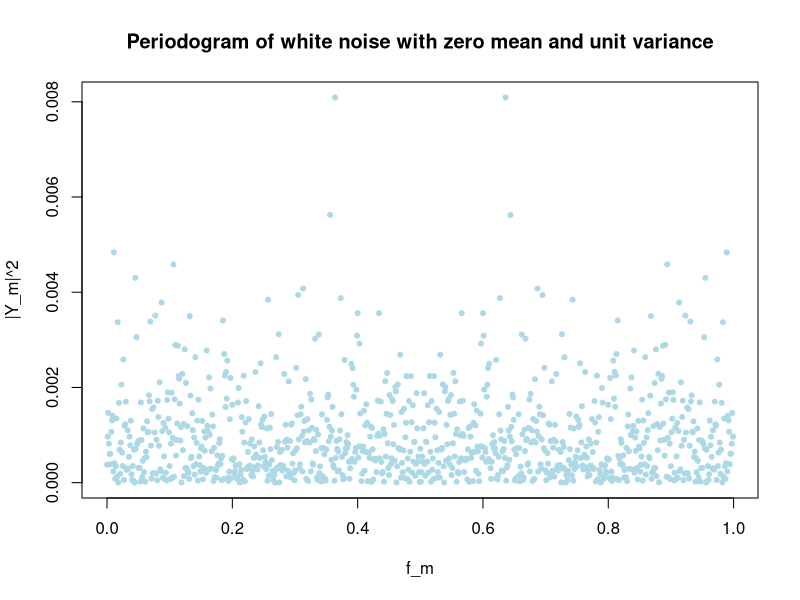
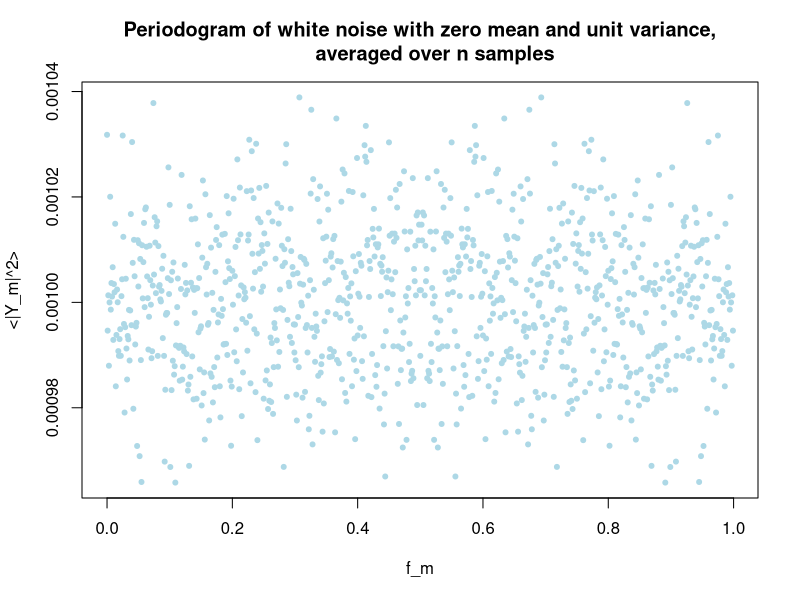
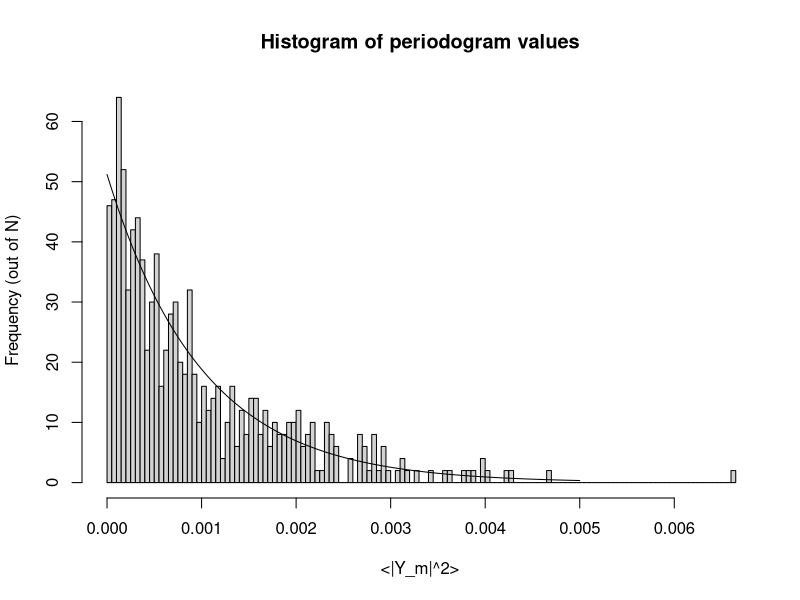
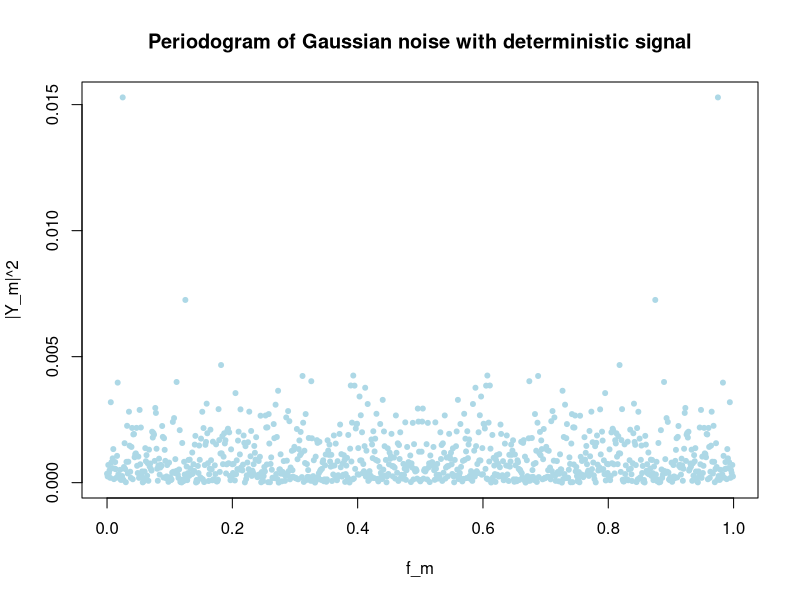
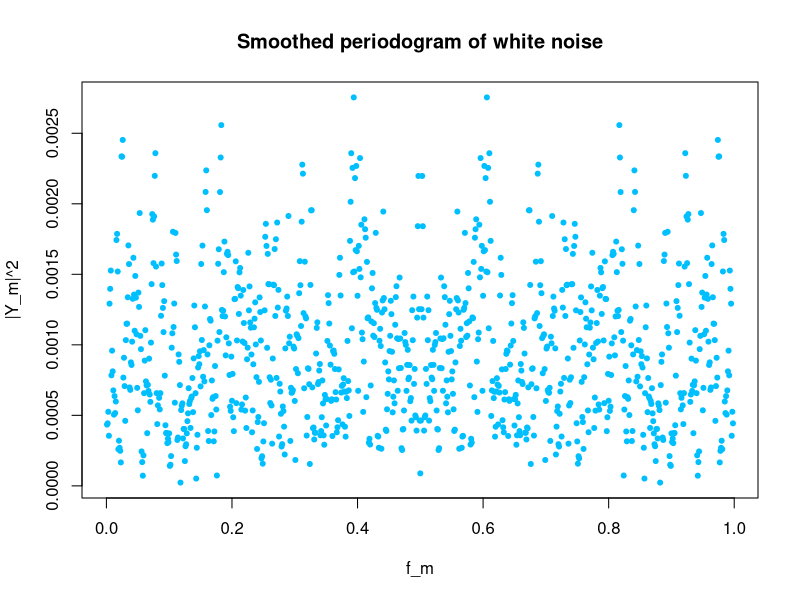
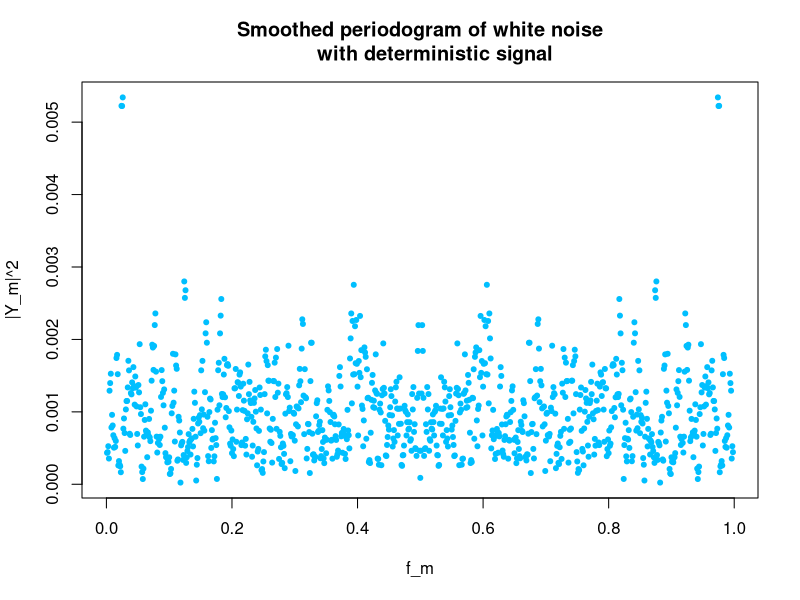
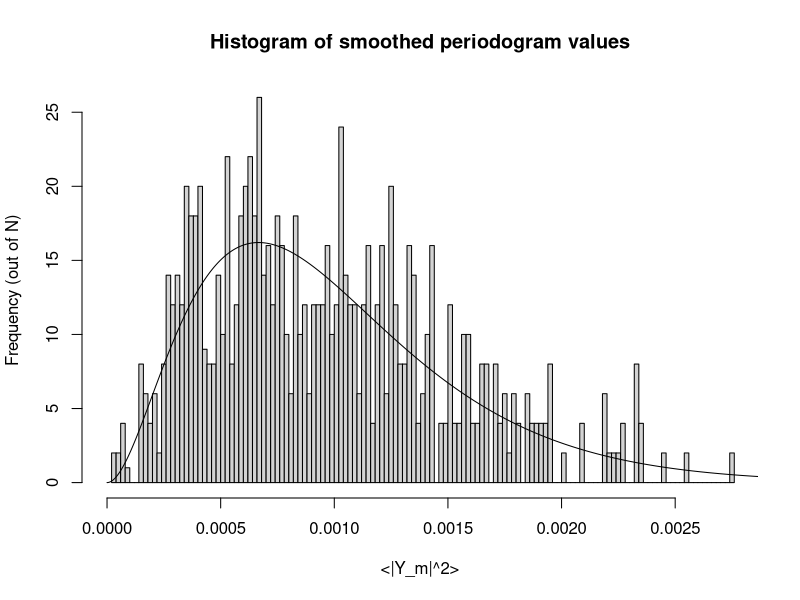

Generate these figures, in order, with R:
# part (a)
N <- 1000
xdata <- rnorm(N,mean=0,sd=1)
spec <- fft(xdata,inverse=TRUE)/length(xdata)
perid <- abs(spec)^2
fpad <- (0:(N-1))/N
plot(fpad,perid,pch=20,col='lightblue',
     main='Periodogram of white noise with zero mean and unit variance',
     xlab='f_m',ylab='|Y_m|^2')

# sample periodogram many times to get empirical average
n <- 5000
data <- matrix(1:(N*n),nrow=N)
for (i in 1:n) {
  xdata <- rnorm(N,mean=0,sd=1)
  spec <- fft(xdata,inverse=TRUE)/length(xdata)
  data[,i] <- abs(spec)^2
}
plot(fpad,rowMeans(data),pch=20,col='lightblue',
     main='Periodogram of white noise with zero mean and unit variance,
     averaged over n samples',xlab='f_m',ylab='<|Y_m|^2>')

# part (b)
xdata <- rnorm(N,mean=0,sd=1)
spec <- fft(xdata,inverse=TRUE)/length(xdata)
perid <- abs(spec)^2 

# plot chi-squared PDF on histogram of time series
r <- hist(perid,xlim=c(0.0,max(perid)),breaks=100,freq=TRUE,
          xlab='<|Y_m|^2>',ylab='Frequency (out of N)',
          main='Histogram of periodogram values')
# get chi-squared PDF with expected mean 1/N and
# rescaled for the histogram.
xx <- seq(0,10,by=0.01)
# rescale histogram by minimizing distance between maxima of cells
# and rescaled PDF values evaluated at midpoints of said cells
d <- dchisq(2*N*(r$mids),df=2)
factor <- sum(d*(r$counts))/sum(d*d)
yy <- factor*dchisq(xx,df=2)
lines(xx/(2*N),yy)

# part (f)
val <- -2*log(1-c(0.9,0.95,0.99,0.999))
val <- sqrt(2*val/N)
A90 <- val[1]
A95 <- val[2]
A99 <- val[3]
A99.9 <- val[4]
f90 <- 200 # frequency associated with amplitude A90
f95 <- 25 # frequency associated with amplitude A95
f99 <- 40 # frequency associated with amplitude A99
f99.9 <- 125 # frequency associated with amplitude A99.9
s90 <- A90*sin(2*pi*f90*fpad) # signal associated with A90
s95 <- A95*cos(2*pi*f95*fpad) # signal associated with A95
s99 <- A99*sin(2*pi*f99*fpad) # signal associated with A99
s99.9 <- A99.9*cos(2*pi*f99.9*fpad) # signal associated with A99.9
data <- xdata+s90+s95+s99+s99.9 # full deterministic signal
specnew <- fft(data,inverse=TRUE)/length(data)
peridnew <- abs(specnew)^2 
# plot new periodogram
plot(fpad,peridnew,pch=20,col='lightblue',
     main='Periodogram of Gaussian noise with deterministic signal',
     xlab='f_m',ylab='|Y_m|^2')
# get percentiles corresponding to aforementioned frequencies
sortperidnew <- sort(peridnew)
percentiles <- rep(0,4)
amplitudes <- (c(A90,A95,A99,A99.9)^2)/4
for (i in 1:4) {
  dist <- (sortperidnew-amplitudes[i])^2
  percentiles[i] <- which.min(dist)
} 
percentiles <- percentiles/N
cat("Percentiles:", percentiles)

# part (g)
perid3 <- (perid[1:(N-2)]+perid[2:(N-1)]+perid[3:N])/3
plot(fpad[2:(N-1)],perid3,pch=20,col='deepskyblue',
     main='Smoothed periodogram of white noise',
     xlab='f_m',ylab='|Y_m|^2')
peridnew3 <- (peridnew[1:(N-2)]+peridnew[2:(N-1)]+peridnew[3:N])/3
plot(fpad[2:(N-1)],peridnew3,pch=20,col='deepskyblue',
     main='Smoothed periodogram of white noise
     with deterministic signal',
     xlab='f_m',ylab='|Y_m|^2')

# part (h)
r <- hist(perid3,xlim=c(0.0,max(perid3)),breaks=100,freq=TRUE,
          xlab='<|Y_m|^2>',ylab='Frequency (out of N)',
          main='Histogram of smoothed periodogram values')
# get chi-squared PDF with expected mean 1/N and
# rescaled for the histogram.
xx <- seq(0,20,by=0.01)
# rescale histogram by minimizing distance between maxima of cells
# and rescaled PDF values evaluated at midpoints of said cells
d <- dchisq(6*N*(r$mids),df=6)
factor <- sum(d*(r$counts))/sum(d*d)
yy <- factor*dchisq(xx,df=6)
lines(xx/(6*N),yy)